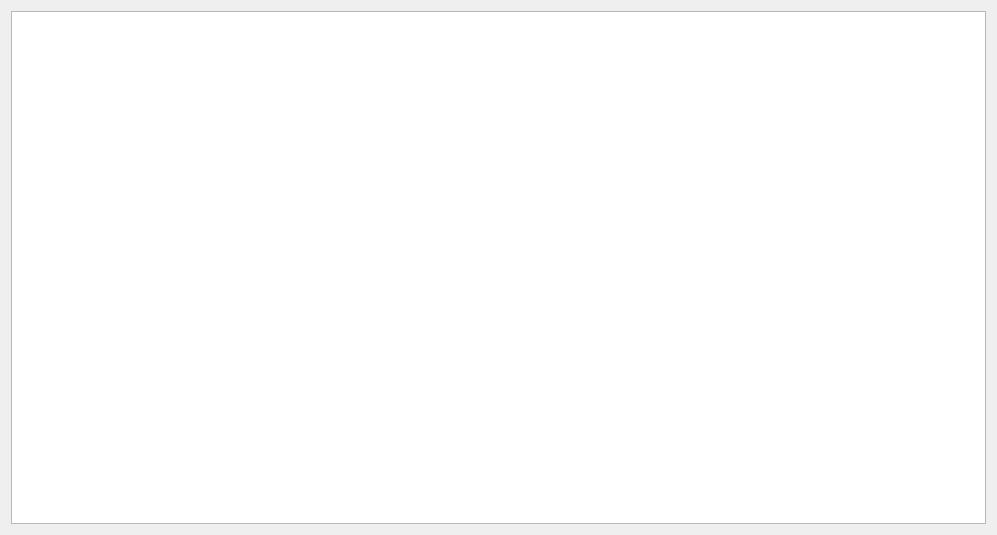
<?xml version="1.0" encoding="UTF-8"?>
<ui version="4.0">
 <class>ImageModifier</class>
 <widget class="QWidget" name="ImageModifier">
  <property name="geometry">
   <rect>
    <x>0</x>
    <y>0</y>
    <width>997</width>
    <height>535</height>
   </rect>
  </property>
  <property name="cursor">
   <cursorShape>ArrowCursor</cursorShape>
  </property>
  <property name="mouseTracking">
   <bool>false</bool>
  </property>
  <property name="windowTitle">
   <string>Form</string>
  </property>
  <layout class="QVBoxLayout" name="verticalLayout">
   <item>
    <widget class="ImageView" name="imageView">
     <property name="cursor" stdset="0">
      <cursorShape>CrossCursor</cursorShape>
     </property>
     <property name="mouseTracking">
      <bool>true</bool>
     </property>
     <property name="alignment">
      <set>Qt::AlignLeading|Qt::AlignLeft|Qt::AlignTop</set>
     </property>
    </widget>
   </item>
  </layout>
 </widget>
 <customwidgets>
  <customwidget>
   <class>ImageView</class>
   <extends>QGraphicsView</extends>
   <header>imageview.h</header>
  </customwidget>
 </customwidgets>
 <resources/>
 <connections/>
</ui>
